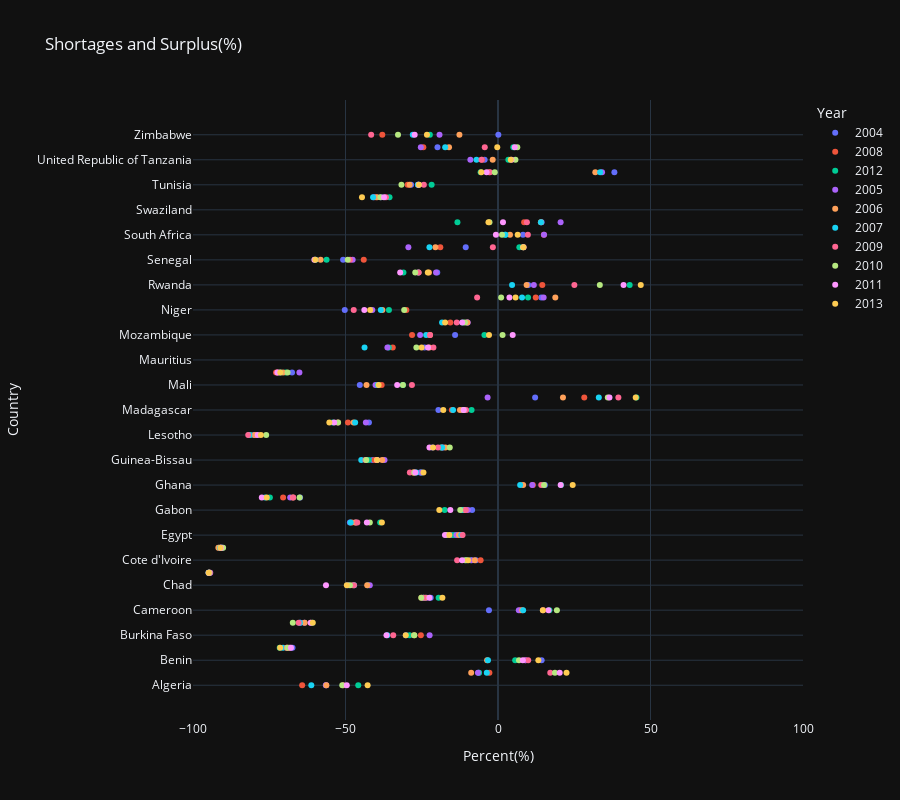

The notebook cell this image was saved under:
### Markdown cell above
**The chart above shows the different deficits and surpluses of different countries with regards food production and consumption. Mauritius and swaziland have very outstanding outliers and i will be removing these countries to focus on the rest**

### Code cell
#exempting the two countries stated above
view = px.scatter(master_df, x="Percent(%)", y="Country", color='Year', template='plotly_dark', title='Shortages and Surplus(%)',
                width=900, height=800)
view.update_xaxes(range=[-100, 100])
view.show()

### Figure 1 — Plotly figure (JSON) as saved in the notebook; plotly's stock layout.template omitted (floating-point values rounded to 4 significant figures)
{"data": [{"hovertemplate": "Year=2004<br>Percent(%)=%{x}<br>Country=%{y}<extra></extra>", "legendgroup": "2004", "marker": {"color": "#636efa", "symbol": "circle"}, "mode": "markers", "name": "2004", "orientation": "h", "showlegend": true, "type": "scatter", "x": [-56.44, -6.328, 14.31, -67.37, -30.19, -64.83, -2.963, -22.06, -49.19, -94.89, -7.213, -90.86, -15.23, -48.57, -8.479, -64.89, 15.37, -25.51, -41.17, -21.48, -80.07, -42.32, -19.53, 12.17, -45.32, -67.53, 351.1, -24.09, -14.07, -10.08, -50.24, 14.2, 9.936, -19.92, -50.79, -10.58, 8.204, 14.3, 542.9, -38.36, -28.48, 38.16, -4.38, -19.85, 0.1162], "xaxis": "x", "y": ["Algeria", "Angola", "Benin", "Botswana", "Burkina Faso", "Cabo Verde", "Cameroon", "Central African Republic", "Chad", "Congo", "Cote d'Ivoire", "Djibouti", "Egypt", "Ethiopia", "Gabon", "Gambia", "Ghana", "Guinea", "Guinea-Bissau", "Kenya", "Lesotho", "Liberia", "Madagascar", "Malawi", "Mali", "Mauritania", "Mauritius", "Morocco", "Mozambique", "Namibia", "Niger", "Nigeria", "Rwanda", "Sao Tome and Principe", "Senegal", "Sierra Leone", "South Africa", "Sudan", "Swaziland", "Togo", "Tunisia", "Uganda", "United Republic of Tanzania", "Zambia", "Zimbabwe"], "yaxis": "y"}, {"hovertemplate": "Year=2008<br>Percent(%)=%{x}<br>Country=%{y}<extra></extra>", "legendgroup": "2008", "marker": {"color": "#EF553B", "symbol": "circle"}, "mode": "markers", "name": "2008", "orientation": "h", "showlegend": true, "type": "scatter", "x": [-64.2, -2.821, 8.929, -69.24, -25.3, -61.44, 7.319, -25.09, -47.68, -94.57, -5.698, -91.5, -11.84, -47.84, -11.11, -70.45, 11.42, -27.75, -40.46, -18.56, -81.31, -49.19, -15.14, 28.29, -38.14, -72.76, 281.3, -34.5, -28.18, -15.63, -30.04, 12.37, 14.53, -26.03, -44.02, -18.91, 15.05, 8.573, 610.4, -40.05, -29.6, -2.919, -5.264, -24.48, -37.93], "xaxis": "x", "y": ["Algeria", "Angola", "Benin", "Botswana", "Burkina Faso", "Cabo Verde", "Cameroon", "Central African Republic", "Chad", "Congo", "Cote d'Ivoire", "Djibouti", "Egypt", "Ethiopia", "Gabon", "Gambia", "Ghana", "Guinea", "Guinea-Bissau", "Kenya", "Lesotho", "Liberia", "Madagascar", "Malawi", "Mali", "Mauritania", "Mauritius", "Morocco", "Mozambique", "Namibia", "Niger", "Nigeria", "Rwanda", "Sao Tome and Principe", "Senegal", "Sierra Leone", "South Africa", "Sudan", "Swaziland", "Togo", "Tunisia", "Uganda", "United Republic of Tanzania", "Zambia", "Zimbabwe"], "yaxis": "y"}, {"hovertemplate": "Year=2012<br>Percent(%)=%{x}<br>Country=%{y}<extra></extra>", "legendgroup": "2012", "marker": {"color": "#00cc96", "symbol": "circle"}, "mode": "markers", "name": "2012", "orientation": "h", "showlegend": true, "type": "scatter", "x": [-45.82, -6.209, 5.631, -71.57, -28.99, -60.87, 16.86, -19.47, -42.65, -94.88, -8.957, -90.46, -14.47, -38.64, -17.48, -74.8, 20.65, -25.15, -42.41, -18.73, -81.22, -54.2, -8.658, 45.39, -31.19, -69.61, 233.4, -35.8, -4.452, -11.49, -35.75, 9.854, 43.17, -31.01, -56.21, 7.003, 2.44, -13.3, 637.9, -35.57, -21.75, -5.699, 3.411, 5.022, -22.34], "xaxis": "x", "y": ["Algeria", "Angola", "Benin", "Botswana", "Burkina Faso", "Cabo Verde", "Cameroon", "Central African Republic", "Chad", "Congo", "Cote d'Ivoire", "Djibouti", "Egypt", "Ethiopia", "Gabon", "Gambia", "Ghana", "Guinea", "Guinea-Bissau", "Kenya", "Lesotho", "Liberia", "Madagascar", "Malawi", "Mali", "Mauritania", "Mauritius", "Morocco", "Mozambique", "Namibia", "Niger", "Nigeria", "Rwanda", "Sao Tome and Principe", "Senegal", "Sierra Leone", "South Africa", "Sudan", "Swaziland", "Togo", "Tunisia", "Uganda", "United Republic of Tanzania", "Zambia", "Zimbabwe"], "yaxis": "y"}, {"hovertemplate": "Year=2005<br>Percent(%)=%{x}<br>Country=%{y}<extra></extra>", "legendgroup": "2005", "marker": {"color": "#ab63fa", "symbol": "circle"}, "mode": "markers", "name": "2005", "orientation": "h", "showlegend": true, "type": "scatter", "x": [-56.37, -6.575, 9.066, -68.24, -22.43, -63.45, 6.82, -23.48, -42.03, -94.35, -8.652, -90.46, -13.65, -46.61, -9.886, -68.13, 11.23, -25.17, -37.21, -18.08, -79.59, -43.32, -11.61, -3.411, -40.15, -65.11, 322.6, -36.26, -25.53, -9.942, -41.21, 14.96, 11.75, -20.32, -47.64, -29.38, 15.09, 20.53, 615.6, -40.65, -26.21, 34.12, -9.059, -25.31, -19.18], "xaxis": "x", "y": ["Algeria", "Angola", "Benin", "Botswana", "Burkina Faso", "Cabo Verde", "Cameroon", "Central African Republic", "Chad", "Congo", "Cote d'Ivoire", "Djibouti", "Egypt", "Ethiopia", "Gabon", "Gambia", "Ghana", "Guinea", "Guinea-Bissau", "Kenya", "Lesotho", "Liberia", "Madagascar", "Malawi", "Mali", "Mauritania", "Mauritius", "Morocco", "Mozambique", "Namibia", "Niger", "Nigeria", "Rwanda", "Sao Tome and Principe", "Senegal", "Sierra Leone", "South Africa", "Sudan", "Swaziland", "Togo", "Tunisia", "Uganda", "United Republic of Tanzania", "Zambia", "Zimbabwe"], "yaxis": "y"}, {"hovertemplate": "Year=2006<br>Percent(%)=%{x}<br>Country=%{y}<extra></extra>", "legendgroup": "2006", "marker": {"color": "#FFA15A", "symbol": "circle"}, "mode": "markers", "name": "2006", "orientation": "h", "showlegend": true, "type": "scatter", "x": [-56.27, -8.785, -3.567, -68.6, -27.53, -63.41, 7.96, -23.89, -42.88, -94.67, -7.617, -91.68, -12.81, -46.74, -11.22, -67.22, 8.243, -27.73, -37.98, -17.25, -79.75, -47.37, -12.47, 21.3, -43.11, -70.51, 300.6, -22.52, -22.29, -10.06, -37.9, 18.79, 9.381, -22.64, -58.15, -20.51, 3.931, 14.07, 594.1, -39.65, -28.95, 31.9, -1.739, -16.06, -12.65], "xaxis": "x", "y": ["Algeria", "Angola", "Benin", "Botswana", "Burkina Faso", "Cabo Verde", "Cameroon", "Central African Republic", "Chad", "Congo", "Cote d'Ivoire", "Djibouti", "Egypt", "Ethiopia", "Gabon", "Gambia", "Ghana", "Guinea", "Guinea-Bissau", "Kenya", "Lesotho", "Liberia", "Madagascar", "Malawi", "Mali", "Mauritania", "Mauritius", "Morocco", "Mozambique", "Namibia", "Niger", "Nigeria", "Rwanda", "Sao Tome and Principe", "Senegal", "Sierra Leone", "South Africa", "Sudan", "Swaziland", "Togo", "Tunisia", "Uganda", "United Republic of Tanzania", "Zambia", "Zimbabwe"], "yaxis": "y"}, {"hovertemplate": "Year=2007<br>Percent(%)=%{x}<br>Country=%{y}<extra></extra>", "legendgroup": "2007", "marker": {"color": "#19d3f3", "symbol": "circle"}, "mode": "markers", "name": "2007", "orientation": "h", "showlegend": true, "type": "scatter", "x": [-61.2, -3.682, -3.281, -70.49, -36.29, -64.94, 8.24, -24.5, -47.19, -94.67, -10.37, -91.15, -12.03, -48.31, -11.84, -76.35, 7.26, -26.79, -44.83, -18.31, -81.53, -46.83, -14.73, 33.05, -39.39, -71.45, 250.2, -43.76, -23.55, -18.34, -38.41, 7.882, 4.619, -26.11, -59.86, -22.48, 2.407, 14.07, 591.1, -40.96, -26.25, 33.5, -7.057, -17.32, -27.94], "xaxis": "x", "y": ["Algeria", "Angola", "Benin", "Botswana", "Burkina Faso", "Cabo Verde", "Cameroon", "Central African Republic", "Chad", "Congo", "Cote d'Ivoire", "Djibouti", "Egypt", "Ethiopia", "Gabon", "Gambia", "Ghana", "Guinea", "Guinea-Bissau", "Kenya", "Lesotho", "Liberia", "Madagascar", "Malawi", "Mali", "Mauritania", "Mauritius", "Morocco", "Mozambique", "Namibia", "Niger", "Nigeria", "Rwanda", "Sao Tome and Principe", "Senegal", "Sierra Leone", "South Africa", "Sudan", "Swaziland", "Togo", "Tunisia", "Uganda", "United Republic of Tanzania", "Zambia", "Zimbabwe"], "yaxis": "y"}, {"hovertemplate": "Year=2009<br>Percent(%)=%{x}<br>Country=%{y}<extra></extra>", "legendgroup": "2009", "marker": {"color": "#FF6692", "symbol": "circle"}, "mode": "markers", "name": "2009", "orientation": "h", "showlegend": true, "type": "scatter", "x": [-50.75, 17.14, 9.904, -69.24, -34.35, -65.35, 14.77, -24.4, -47.22, -94.5, -13.39, -90.9, -11.61, -46.13, -10.57, -67.14, 14.18, -28.9, -43.46, -19.68, -81.9, -52.5, -10.47, 39.46, -28.21, -72.24, 276.2, -21.17, -22.29, -13.53, -47.3, -6.842, 25.04, -26.04, -48.52, -1.689, 9.787, 9.476, 603.5, -36.74, -24.31, -2.639, -5.413, -4.34, -41.59], "xaxis": "x", "y": ["Algeria", "Angola", "Benin", "Botswana", "Burkina Faso", "Cabo Verde", "Cameroon", "Central African Republic", "Chad", "Congo", "Cote d'Ivoire", "Djibouti", "Egypt", "Ethiopia", "Gabon", "Gambia", "Ghana", "Guinea", "Guinea-Bissau", "Kenya", "Lesotho", "Liberia", "Madagascar", "Malawi", "Mali", "Mauritania", "Mauritius", "Morocco", "Mozambique", "Namibia", "Niger", "Nigeria", "Rwanda", "Sao Tome and Principe", "Senegal", "Sierra Leone", "South Africa", "Sudan", "Swaziland", "Togo", "Tunisia", "Uganda", "United Republic of Tanzania", "Zambia", "Zimbabwe"], "yaxis": "y"}, {"hovertemplate": "Year=2010<br>Percent(%)=%{x}<br>Country=%{y}<extra></extra>", "legendgroup": "2010", "marker": {"color": "#B6E880", "symbol": "circle"}, "mode": "markers", "name": "2010", "orientation": "h", "showlegend": true, "type": "scatter", "x": [-51.06, 18.67, 6.874, -69.06, -27.42, -67.28, 19.31, -25.16, -48.55, -94.66, -10.78, -90.12, -16.79, -42.02, -12.37, -65.04, 15.09, -27.47, -43.21, -15.82, -76.01, -52.44, -11.27, 36.0, -31.18, -68.99, 250.7, -26.76, 1.494, -10.83, -30.76, 1.033, 33.39, -27.12, -49.26, 8.183, 1.317, -2.798, 591.2, -38.57, -31.66, -1.066, 5.717, 6.336, -32.78], "xaxis": "x", "y": ["Algeria", "Angola", "Benin", "Botswana", "Burkina Faso", "Cabo Verde", "Cameroon", "Central African Republic", "Chad", "Congo", "Cote d'Ivoire", "Djibouti", "Egypt", "Ethiopia", "Gabon", "Gambia", "Ghana", "Guinea", "Guinea-Bissau", "Kenya", "Lesotho", "Liberia", "Madagascar", "Malawi", "Mali", "Mauritania", "Mauritius", "Morocco", "Mozambique", "Namibia", "Niger", "Nigeria", "Rwanda", "Sao Tome and Principe", "Senegal", "Sierra Leone", "South Africa", "Sudan", "Swaziland", "Togo", "Tunisia", "Uganda", "United Republic of Tanzania", "Zambia", "Zimbabwe"], "yaxis": "y"}, {"hovertemplate": "Year=2011<br>Percent(%)=%{x}<br>Country=%{y}<extra></extra>", "legendgroup": "2011", "marker": {"color": "#FF97FF", "symbol": "circle"}, "mode": "markers", "name": "2011", "orientation": "h", "showlegend": true, "type": "scatter", "x": [-49.58, 20.23, 8.142, -67.87, -36.56, -61.39, 16.56, -22.49, -56.4, -94.86, -11.77, -90.8, -17.39, -43.0, -15.63, -77.44, 20.55, -27.09, -39.65, -22.47, -78.79, -53.72, -11.26, 36.55, -33.05, -72.31, 250.1, -22.96, 4.82, -11.74, -43.82, 3.752, 41.16, -32.08, -60.2, 8.378, -0.6801, 1.634, 594.0, -37.38, -25.94, -3.744, 4.411, 5.481, -27.32], "xaxis": "x", "y": ["Algeria", "Angola", "Benin", "Botswana", "Burkina Faso", "Cabo Verde", "Cameroon", "Central African Republic", "Chad", "Congo", "Cote d'Ivoire", "Djibouti", "Egypt", "Ethiopia", "Gabon", "Gambia", "Ghana", "Guinea", "Guinea-Bissau", "Kenya", "Lesotho", "Liberia", "Madagascar", "Malawi", "Mali", "Mauritania", "Mauritius", "Morocco", "Mozambique", "Namibia", "Niger", "Nigeria", "Rwanda", "Sao Tome and Principe", "Senegal", "Sierra Leone", "South Africa", "Sudan", "Swaziland", "Togo", "Tunisia", "Uganda", "United Republic of Tanzania", "Zambia", "Zimbabwe"], "yaxis": "y"}, {"hovertemplate": "Year=2013<br>Percent(%)=%{x}<br>Country=%{y}<extra></extra>", "legendgroup": "2013", "marker": {"color": "#FECB52", "symbol": "circle"}, "mode": "markers", "name": "2013", "orientation": "h", "showlegend": true, "type": "scatter", "x": [-42.75, 22.47, 13.23, -71.43, -30.24, -60.74, 14.71, -18.23, -49.56, -94.86, -9.815, -90.99, -15.95, -38.07, -19.24, -75.82, 24.49, -24.44, -39.65, -21.28, -77.75, -55.3, -17.94, 45.15, -39.14, -71.38, 216.5, -25.05, -2.949, -17.34, -41.92, 5.757, 46.81, -23.01, -59.89, 8.349, 6.462, -3.122, 629.5, -44.6, -25.94, -5.476, 4.19, -0.2354, -23.29], "xaxis": "x", "y": ["Algeria", "Angola", "Benin", "Botswana", "Burkina Faso", "Cabo Verde", "Cameroon", "Central African Republic", "Chad", "Congo", "Cote d'Ivoire", "Djibouti", "Egypt", "Ethiopia", "Gabon", "Gambia", "Ghana", "Guinea", "Guinea-Bissau", "Kenya", "Lesotho", "Liberia", "Madagascar", "Malawi", "Mali", "Mauritania", "Mauritius", "Morocco", "Mozambique", "Namibia", "Niger", "Nigeria", "Rwanda", "Sao Tome and Principe", "Senegal", "Sierra Leone", "South Africa", "Sudan", "Swaziland", "Togo", "Tunisia", "Uganda", "United Republic of Tanzania", "Zambia", "Zimbabwe"], "yaxis": "y"}], "layout": {"height": 800, "legend": {"title": {"text": "Year"}, "tracegroupgap": 0}, "title": {"text": "Shortages and Surplus(%)"}, "width": 900, "xaxis": {"anchor": "y", "domain": [0, 1], "range": [-100, 100], "title": {"text": "Percent(%)"}}, "yaxis": {"anchor": "x", "domain": [0, 1], "title": {"text": "Country"}}}}
